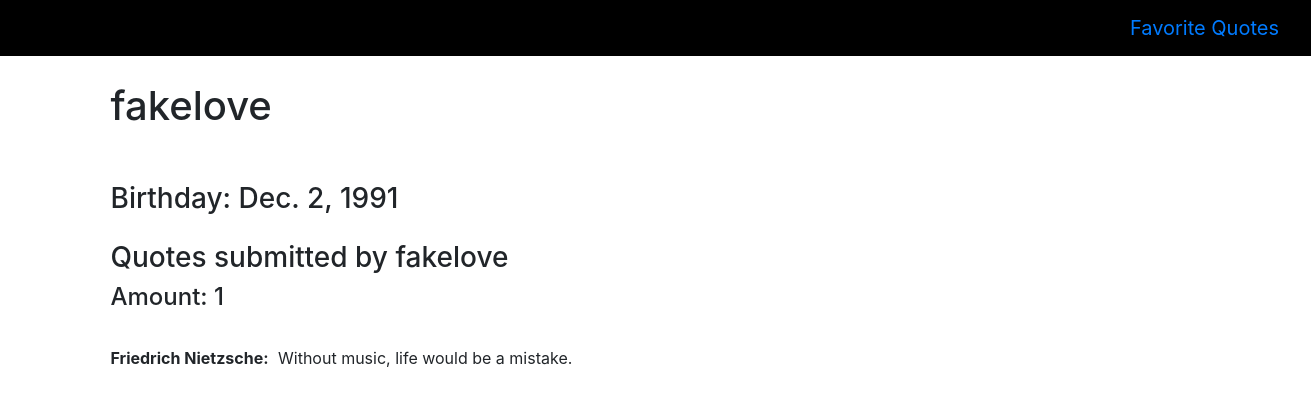
The app's page /quotes/users/2 with its own data.
### belt_app/models.py (models this page shows)
class User(models.Model):
	name = models.CharField(max_length = 255)
	alias= models.CharField(max_length = 255)
	email = models.CharField(max_length = 255)
	password = models.CharField(max_length = 255)
	birthday = models.DateField('birthday')
	created_at = models.DateTimeField(auto_now_add = True)
	updated_at = models.DateTimeField(auto_now = True)
	objects = UserManager()

class Quote(models.Model):
	author = models.CharField(max_length = 255)
	content = models.TextField()
	favorite = models.ManyToManyField(User, related_name = "fav_quotes")
	user = models.ForeignKey(User, related_name = "quotes")
	created_at = models.DateTimeField(auto_now_add = True)
	updated_at = models.DateTimeField(auto_now = True)
	objects = QuoteManager()

### belt_app/views.py (the view)
# urls.py: url(r'^quotes/users/(?P<id>\d+)$', views.showUser),
def showUser(request, id):
	user = User.objects.filter(id = id).first()
	quotes = Quote.objects.filter(user = user)
	count = len(quotes)
	context = {
	"user" :user,
	"quotes" :quotes,
	"count": count
	}
	return render (request, 'profile.html', context)

### belt_app/templates/profile.html (shortened to what this page needs)
<!DOCTYPE html>
<html>
	<head>
		<link rel="stylesheet" href="https://maxcdn.bootstrapcdn.com/bootstrap/4.0.0-alpha.6/css/bootstrap.min.css">
			{% load staticfiles %}
		<link rel="stylesheet" type="text/css" href="{% static 'css/style.css' %}">
	</head>
	<body>
		<nav class="navbar navbar-toggleable-md navbar-inverse">
		  	<button class="navbar-toggler navbar-toggler-right" type="button" data-toggle="collapse" data-target="#navbarNav" aria-controls="navbarNav" aria-expanded="false" aria-label="Toggle navigation">
		   		<span class="navbar-toggler-icon"></span>
		  	</button>
			<a class="navbar-brand" href="#">Favorite Quotes</a>
		</nav>
		<div class="row">
			<div class="col-md-12 offset-md-1">
				<h1 class="heading">{{user.alias}}</h1>
			</div>
		</div>
		<div class="row">
			<div class="col-md-12 offset-md-1">
				<h3 class="heading">Birthday: {{user.birthday}}</h3>
			</div>
		</div>
		<div class="row">
			<div class="col-md-4 offset-md-1">
				<h3>Quotes submitted by {{user.alias}}</h3>
			</div>
		</div>
		<div class="row">
			<div class="col-md-2 offset-md-1">
				<h4>Amount: {{count}}</h4>
			</div>
		</div>
		<div class="row heading">
			<div class="col-md-12 offset-md-1">
				{% for quote in quotes %}
				<div>
					<p><span class="quote-author">{{quote.author}}:</span> {{quote.content}}</p>
				</div>
				{% endfor %}
			</div>
		</div>
	</body>
</html>

### belt_app/static/css/style.css (style rules this page uses)
.row { margin-right: 0; }
.navbar.navbar-inverse { background-color: #000000; }
.heading { margin-top: 2%; margin-bottom: 2%; }
.quote-author { font-weight: bold; margin-right: 5px; }

### records on screen
User: alias "fakelove", birthday "Dec. 2, 1991"
Quote: author "Friedrich Nietzsche", content "Without music, life would be a mistake."

### other values on screen
{{ count }} "1"
